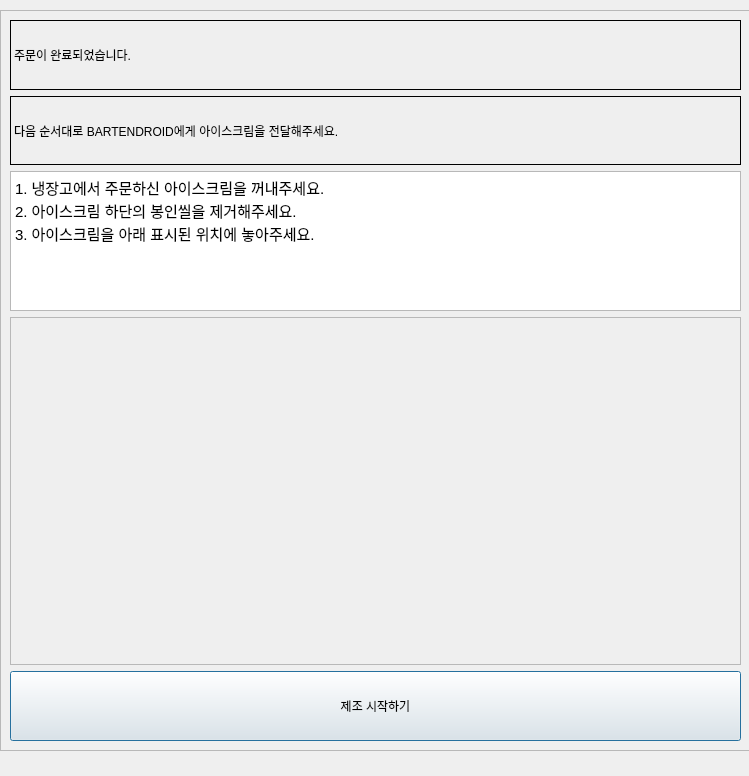
<?xml version="1.0" encoding="UTF-8"?>
<ui version="4.0">
 <class>Dialog</class>
 <widget class="QDialog" name="Dialog">
  <property name="geometry">
   <rect>
    <x>0</x>
    <y>0</y>
    <width>749</width>
    <height>776</height>
   </rect>
  </property>
  <property name="windowTitle">
   <string>Dialog</string>
  </property>
  <widget class="QFrame" name="frame">
   <property name="geometry">
    <rect>
     <x>0</x>
     <y>10</y>
     <width>751</width>
     <height>741</height>
    </rect>
   </property>
   <property name="frameShape">
    <enum>QFrame::StyledPanel</enum>
   </property>
   <property name="frameShadow">
    <enum>QFrame::Raised</enum>
   </property>
   <layout class="QVBoxLayout" name="verticalLayout">
    <item>
     <widget class="QLabel" name="label">
      <property name="sizePolicy">
       <sizepolicy hsizetype="Preferred" vsizetype="Preferred">
        <horstretch>0</horstretch>
        <verstretch>1</verstretch>
       </sizepolicy>
      </property>
      <property name="frameShape">
       <enum>QFrame::Box</enum>
      </property>
      <property name="text">
       <string>주문이 완료되었습니다.</string>
      </property>
     </widget>
    </item>
    <item>
     <widget class="QLabel" name="label_2">
      <property name="sizePolicy">
       <sizepolicy hsizetype="Preferred" vsizetype="Preferred">
        <horstretch>0</horstretch>
        <verstretch>1</verstretch>
       </sizepolicy>
      </property>
      <property name="frameShape">
       <enum>QFrame::Box</enum>
      </property>
      <property name="text">
       <string>다음 순서대로 BARTENDROID에게 아이스크림을 전달해주세요.</string>
      </property>
     </widget>
    </item>
    <item>
     <widget class="QTextBrowser" name="textBrowser">
      <property name="sizePolicy">
       <sizepolicy hsizetype="Expanding" vsizetype="Expanding">
        <horstretch>0</horstretch>
        <verstretch>2</verstretch>
       </sizepolicy>
      </property>
      <property name="html">
       <string>&lt;!DOCTYPE HTML PUBLIC &quot;-//W3C//DTD HTML 4.0//EN&quot; &quot;http://www.w3.org/TR/REC-html40/strict.dtd&quot;&gt;
&lt;html&gt;&lt;head&gt;&lt;meta name=&quot;qrichtext&quot; content=&quot;1&quot; /&gt;&lt;style type=&quot;text/css&quot;&gt;
p, li { white-space: pre-wrap; }
&lt;/style&gt;&lt;/head&gt;&lt;body style=&quot; font-family:'Ubuntu'; font-size:11pt; font-weight:400; font-style:normal;&quot;&gt;
&lt;p style=&quot; margin-top:0px; margin-bottom:0px; margin-left:0px; margin-right:0px; -qt-block-indent:0; text-indent:0px;&quot;&gt;1. 냉장고에서 주문하신 아이스크림을 꺼내주세요.&lt;/p&gt;
&lt;p style=&quot; margin-top:0px; margin-bottom:0px; margin-left:0px; margin-right:0px; -qt-block-indent:0; text-indent:0px;&quot;&gt;2. 아이스크림 하단의 봉인씰을 제거해주세요.&lt;/p&gt;
&lt;p style=&quot; margin-top:0px; margin-bottom:0px; margin-left:0px; margin-right:0px; -qt-block-indent:0; text-indent:0px;&quot;&gt;3. 아이스크림을 아래 표시된 위치에 놓아주세요.&lt;/p&gt;&lt;/body&gt;&lt;/html&gt;</string>
      </property>
     </widget>
    </item>
    <item>
     <widget class="QScrollArea" name="scrollArea">
      <property name="sizePolicy">
       <sizepolicy hsizetype="Expanding" vsizetype="Expanding">
        <horstretch>0</horstretch>
        <verstretch>5</verstretch>
       </sizepolicy>
      </property>
      <property name="widgetResizable">
       <bool>true</bool>
      </property>
      <widget class="QWidget" name="scroll_menu">
       <property name="geometry">
        <rect>
         <x>0</x>
         <y>0</y>
         <width>729</width>
         <height>346</height>
        </rect>
       </property>
       <property name="styleSheet">
        <string notr="true"/>
       </property>
      </widget>
     </widget>
    </item>
    <item>
     <widget class="QPushButton" name="btn_make">
      <property name="sizePolicy">
       <sizepolicy hsizetype="Minimum" vsizetype="Preferred">
        <horstretch>0</horstretch>
        <verstretch>1</verstretch>
       </sizepolicy>
      </property>
      <property name="text">
       <string>제조 시작하기</string>
      </property>
     </widget>
    </item>
   </layout>
  </widget>
 </widget>
 <resources/>
 <connections/>
</ui>
